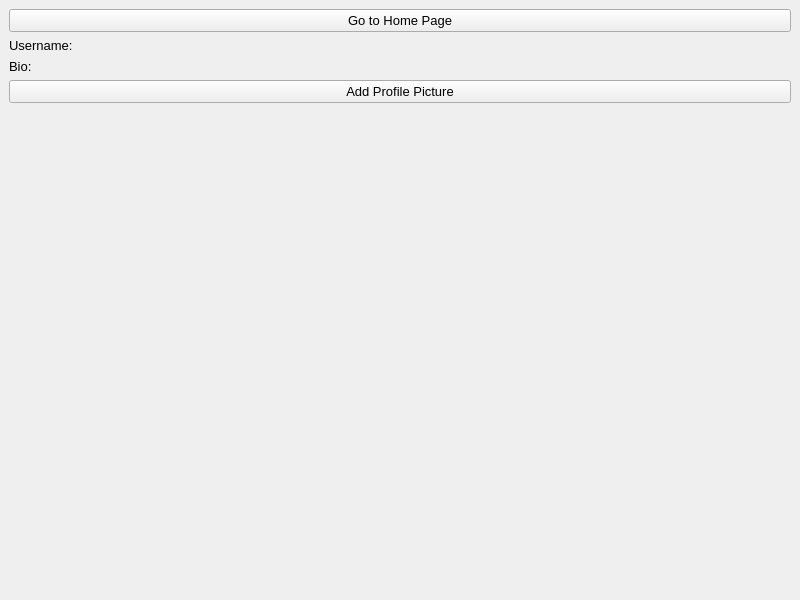
<?xml version="1.0" encoding="UTF-8"?>
<ui version="4.0">
 <class>PetAdopterProfileWindow</class>
 <widget class="QMainWindow" name="PetAdopterProfileWindow">
  <property name="geometry">
   <rect>
    <x>0</x>
    <y>0</y>
    <width>800</width>
    <height>600</height>
   </rect>
  </property>
  <property name="windowTitle">
   <string>Pet Adopter Profile</string>
  </property>
  <widget class="QWidget" name="centralwidget">
   <layout class="QVBoxLayout" name="verticalLayout">
    <item>
     <widget class="QPushButton" name="goToHomePage">
      <property name="font">
       <font>
        <pointsize>10</pointsize>
       </font>
      </property>
      <property name="text">
       <string>Go to Home Page</string>
      </property>
     </widget>
    </item>
    <item>
     <layout class="QFormLayout">
      <item row="0" column="0">
       <widget class="QLabel" name="labelUsername">
        <property name="font">
         <font>
          <pointsize>10</pointsize>
         </font>
        </property>
        <property name="text">
         <string>Username:</string>
        </property>
       </widget>
      </item>
      <item row="0" column="1">
       <widget class="QLabel" name="emptyUnameLabel"/>
      </item>
      <item row="1" column="0">
       <widget class="QLabel" name="labelBio">
        <property name="font">
         <font>
          <pointsize>10</pointsize>
         </font>
        </property>
        <property name="text">
         <string>Bio:</string>
        </property>
       </widget>
      </item>
      <item row="1" column="1">
       <widget class="QLabel" name="emptyBioLabel"/>
      </item>
      <item row="3" column="0" colspan="2">
       <widget class="QLabel" name="imageLabel"/>
      </item>
      <item row="2" column="0" colspan="2">
       <widget class="QPushButton" name="openImageButton">
        <property name="font">
         <font>
          <pointsize>10</pointsize>
         </font>
        </property>
        <property name="text">
         <string>Add Profile Picture</string>
        </property>
       </widget>
      </item>
     </layout>
    </item>
    <item>
     <spacer name="verticalSpacer">
      <property name="orientation">
       <enum>Qt::Vertical</enum>
      </property>
      <property name="sizeHint" stdset="0">
       <size>
        <width>20</width>
        <height>40</height>
       </size>
      </property>
     </spacer>
    </item>
   </layout>
  </widget>
 </widget>
 <resources/>
 <connections/>
</ui>
